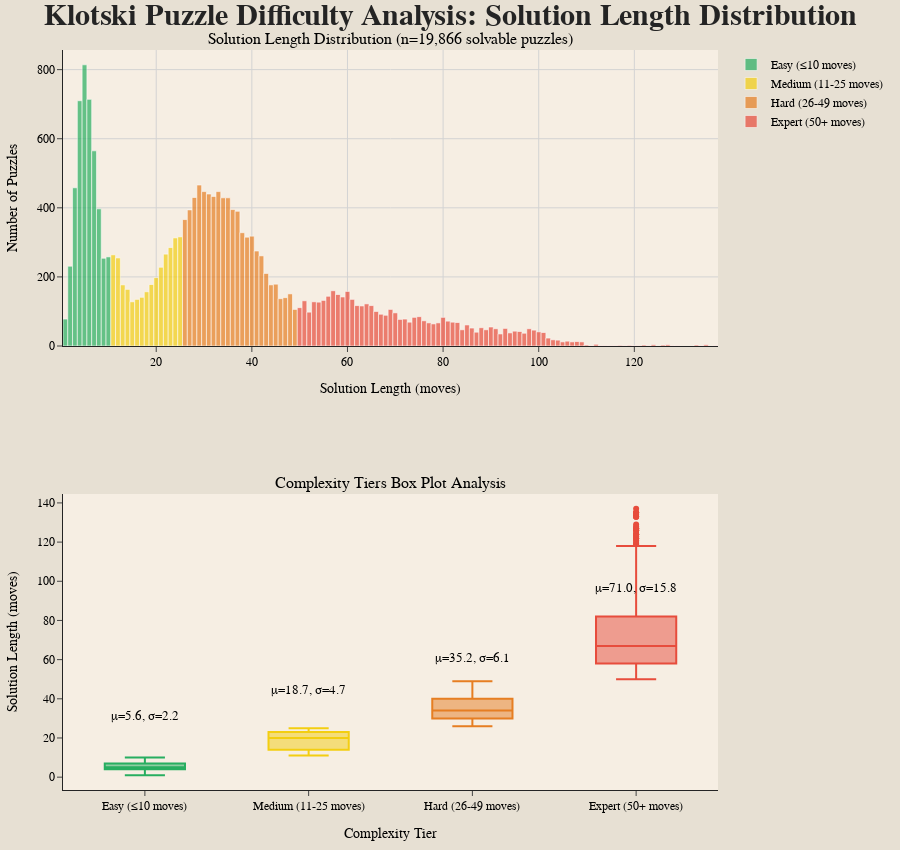

This figure's notebook cell:
### Markdown cell above
### Visualization 2: Solution Length Distribution with Complexity Tiers

### Code cell
# Create complexity tiers based on solution length
def assign_complexity_tier(length):
    if length <= 10:
        return 'Easy (≤10 moves)'
    elif length <= 25:
        return 'Medium (11-25 moves)'
    elif length <= 49:  # Adjust the range for Hard
        return 'Hard (26-49 moves)'
    else:
        return 'Expert (50+ moves)'

# Subset solvable data
solvable_data = df_analysis[df_analysis['is_solvable'] == True].copy()
solvable_data['complexity_tier'] = solvable_data['solution_length'].apply(assign_complexity_tier)

# Create subplot with histogram and box plot
fig = make_subplots(
    rows=2, cols=1,
    subplot_titles=(
        f'Solution Length Distribution (n={len(solvable_data):,} solvable puzzles)',
        'Complexity Tiers Box Plot Analysis'
    ),
    vertical_spacing=0.2,  # Adjusted vertical spacing
    row_heights=[0.5, 0.5]  # Adjust row height ratio
)

# Define complexity tier colors
tier_colors = {
    'Easy (≤10 moves)': '#27AE60',
    'Medium (11-25 moves)': "#F3CE12", 
    'Hard (26-49 moves)': '#E67E22',
    'Expert (50+ moves)': '#E74C3C'
}

# Histogram with complexity tier coloring
for tier in ['Easy (≤10 moves)', 'Medium (11-25 moves)', 'Hard (26-49 moves)', 'Expert (50+ moves)']:
    tier_data = solvable_data[solvable_data['complexity_tier'] == tier]['solution_length']
    
    # Dynamically adjust bin size based on tier
    if tier == 'Easy (≤10 moves)':
        nbinsx = 11  # Smaller bins for easy tier
    elif tier == 'Medium (11-25 moves)':
        nbinsx = 15
    elif tier == 'Hard (26-49 moves)':
        nbinsx = 25
    else:  # Expert
        nbinsx = 100

    fig.add_trace(
        go.Histogram(
            x=tier_data,
            name=tier,
            marker_color=tier_colors[tier],
            opacity=0.7,
            nbinsx=nbinsx,  # Set dynamic bin size
            hovertemplate=(
                '%{x} steps<br>'  # Show the number of steps
                '%{y} puzzles'  # Show the number of puzzles in that bin
                '<extra></extra>'
            )
        ), row=1, col=1
    )

# Box plot for tiers
for tier in tier_colors.keys():
    tier_data = solvable_data[solvable_data['complexity_tier'] == tier]['solution_length']
    fig.add_trace(
        go.Box(
            y=tier_data,
            name=tier,
            marker_color=tier_colors[tier],
            boxpoints='outliers',
            showlegend=False,
        ), row=2, col=1
    )

# Update layout for a clean, professional look
fig.update_layout(
    title={
        'text': 'Klotski Puzzle Difficulty Analysis: Solution Length Distribution',
        'x': 0.5,
        'xanchor': 'center',
        'font': {
            'family': 'Courier New',  # Heading font (Courier New)
            'size': 30,
            'color': '#242424',
            'weight': 'bold'
        }
    },
    showlegend=True,
    height=850,  
    font=dict(family="Courier New", size=12, color="black"),
    plot_bgcolor='#F6EEE3',
    paper_bgcolor='#E7E0D3',
        xaxis=dict(showgrid=True, gridcolor='lightgray'),
    yaxis=dict(showgrid=True, gridcolor='lightgray'),
    margin=dict(t=50, b=50, l=50, r=50),
    barmode='overlay'
)

# Update axes titles
fig.update_xaxes(title_text="Solution Length (moves)", row=1, col=1)
fig.update_yaxes(title_text="Number of Puzzles", row=1, col=1)
fig.update_xaxes(title_text="Complexity Tier", row=2, col=1)
fig.update_yaxes(title_text="Solution Length (moves)", row=2, col=1)

# Apply custom font to axis titles and legend in layout
fig.update_layout(
    xaxis=dict(title_font=dict(family="Courier New", size=14, color="black")),
    yaxis=dict(title_font=dict(family="Courier New", size=14, color="black")),
    legend=dict(font=dict(family="Courier New", size=12, color="black"))
)


# Print tier statistics
print("COMPLEXITY TIER ANALYSIS:")
tier_stats = solvable_data.groupby('complexity_tier')['solution_length'].agg(['count', 'mean', 'median', 'std']).round(2)
for i, tier in enumerate(tier_colors.keys()):
    if tier in tier_stats.index:
        stats = tier_stats.loc[tier]
        fig.add_annotation(
            x=i,  # corresponds to the box plot order
            y=stats['mean'],  # display mean as reference
            text=f"μ={stats['mean']:.1f}, σ={stats['std']:.1f}",
            showarrow=False,
            yshift=50,
            font=dict(family="Courier New", size=13, color="black"),
            xref='x2', yref='y2',  # references to the second subplot
        )


# Show the plot
fig.show()

### Figure 1 — Plotly figure (JSON) as saved in the notebook; plotly's stock layout.template omitted (floating-point values rounded to 4 significant figures; data arrays with more than 128 entries replaced by an {"elided": "..."} marker saying what was removed)
{"data": [{"hovertemplate": "%{x} steps<br>%{y} puzzles<extra></extra>", "marker": {"color": "#27AE60"}, "name": "Easy (≤10 moves)", "nbinsx": 11, "opacity": 0.7, "type": "histogram", "x": {"elided": "4479 int values"}, "xaxis": "x", "yaxis": "y"}, {"hovertemplate": "%{x} steps<br>%{y} puzzles<extra></extra>", "marker": {"color": "#F3CE12"}, "name": "Medium (11-25 moves)", "nbinsx": 15, "opacity": 0.7, "type": "histogram", "x": {"elided": "3205 int values"}, "xaxis": "x", "yaxis": "y"}, {"hovertemplate": "%{x} steps<br>%{y} puzzles<extra></extra>", "marker": {"color": "#E67E22"}, "name": "Hard (26-49 moves)", "nbinsx": 25, "opacity": 0.7, "type": "histogram", "x": {"elided": "7663 int values"}, "xaxis": "x", "yaxis": "y"}, {"hovertemplate": "%{x} steps<br>%{y} puzzles<extra></extra>", "marker": {"color": "#E74C3C"}, "name": "Expert (50+ moves)", "nbinsx": 100, "opacity": 0.7, "type": "histogram", "x": {"elided": "4519 int values"}, "xaxis": "x", "yaxis": "y"}, {"boxpoints": "outliers", "marker": {"color": "#27AE60"}, "name": "Easy (≤10 moves)", "showlegend": false, "type": "box", "xaxis": "x2", "y": {"elided": "4479 int values"}, "yaxis": "y2"}, {"boxpoints": "outliers", "marker": {"color": "#F3CE12"}, "name": "Medium (11-25 moves)", "showlegend": false, "type": "box", "xaxis": "x2", "y": {"elided": "3205 int values"}, "yaxis": "y2"}, {"boxpoints": "outliers", "marker": {"color": "#E67E22"}, "name": "Hard (26-49 moves)", "showlegend": false, "type": "box", "xaxis": "x2", "y": {"elided": "7663 int values"}, "yaxis": "y2"}, {"boxpoints": "outliers", "marker": {"color": "#E74C3C"}, "name": "Expert (50+ moves)", "showlegend": false, "type": "box", "xaxis": "x2", "y": {"elided": "4519 int values"}, "yaxis": "y2"}], "layout": {"annotations": [{"font": {"size": 16}, "showarrow": false, "text": "Solution Length Distribution (n=19,866 solvable puzzles)", "x": 0.5, "xanchor": "center", "xref": "paper", "y": 1, "yanchor": "bottom", "yref": "paper"}, {"font": {"size": 16}, "showarrow": false, "text": "Complexity Tiers Box Plot Analysis", "x": 0.5, "xanchor": "center", "xref": "paper", "y": 0.4, "yanchor": "bottom", "yref": "paper"}, {"font": {"color": "black", "family": "Courier New", "size": 13}, "showarrow": false, "text": "μ=5.6, σ=2.2", "x": 0, "xref": "x2", "y": 5.61, "yref": "y2", "yshift": 50}, {"font": {"color": "black", "family": "Courier New", "size": 13}, "showarrow": false, "text": "μ=18.7, σ=4.7", "x": 1, "xref": "x2", "y": 18.66, "yref": "y2", "yshift": 50}, {"font": {"color": "black", "family": "Courier New", "size": 13}, "showarrow": false, "text": "μ=35.2, σ=6.1", "x": 2, "xref": "x2", "y": 35.17, "yref": "y2", "yshift": 50}, {"font": {"color": "black", "family": "Courier New", "size": 13}, "showarrow": false, "text": "μ=71.0, σ=15.8", "x": 3, "xref": "x2", "y": 71.01, "yref": "y2", "yshift": 50}], "barmode": "overlay", "font": {"color": "black", "family": "Courier New", "size": 12}, "height": 850, "legend": {"font": {"color": "black", "family": "Courier New", "size": 12}}, "margin": {"b": 50, "l": 50, "r": 50, "t": 50}, "paper_bgcolor": "#E7E0D3", "plot_bgcolor": "#F6EEE3", "showlegend": true, "title": {"font": {"color": "#242424", "family": "Courier New", "size": 30, "weight": "bold"}, "text": "Klotski Puzzle Difficulty Analysis: Solution Length Distribution", "x": 0.5, "xanchor": "center"}, "xaxis": {"anchor": "y", "domain": [0, 1], "gridcolor": "lightgray", "showgrid": true, "title": {"font": {"color": "black", "family": "Courier New", "size": 14}, "text": "Solution Length (moves)"}}, "xaxis2": {"anchor": "y2", "domain": [0, 1], "title": {"text": "Complexity Tier"}}, "yaxis": {"anchor": "x", "domain": [0.6, 1], "gridcolor": "lightgray", "showgrid": true, "title": {"font": {"color": "black", "family": "Courier New", "size": 14}, "text": "Number of Puzzles"}}, "yaxis2": {"anchor": "x2", "domain": [0, 0.4], "title": {"text": "Solution Length (moves)"}}}}
